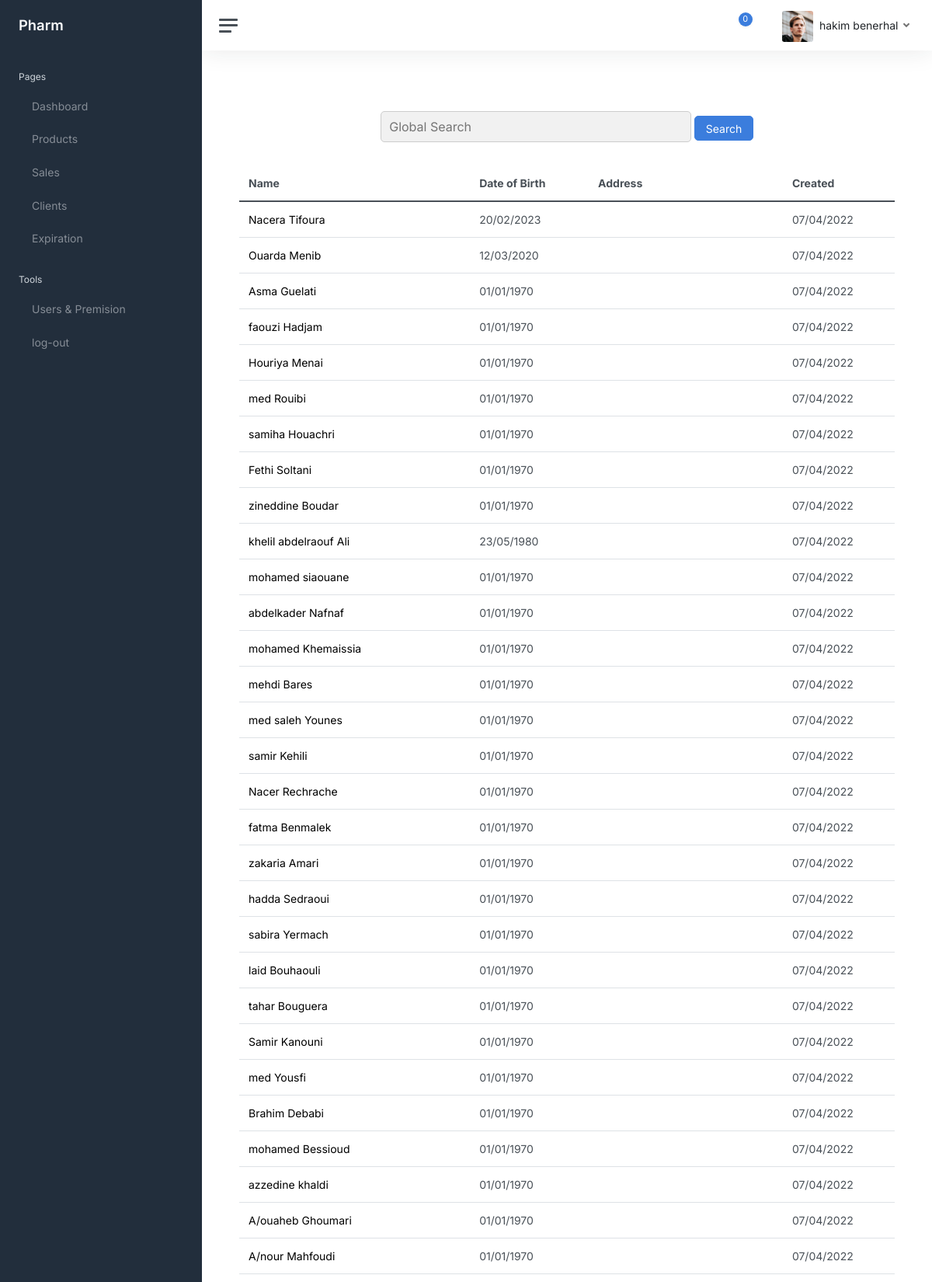
/clients.php (signed in, upper part), run on the app's committed database.
### tables this page shows
CREATE TABLE `client` (
  `id` int(11) NOT NULL,
  `fname` tinytext DEFAULT NULL,
  `name` tinytext DEFAULT NULL,
  `Date_of_Birth` date DEFAULT NULL,
  `created` timestamp NOT NULL DEFAULT current_timestamp(),
  `card` tinytext DEFAULT NULL,
  `adress` tinytext NOT NULL
);

### clients.php (the view, shortened to what this page needs)
<?php
include "includes/coon.php";
$sql = "SELECT `id`, `fname`, `name`, `Date_of_Birth`, `created`, `card`, `adress` FROM `client` WHERE 1";
$result = mysqli_query($coon, $sql);
$clients = mysqli_fetch_all($result, MYSQLI_ASSOC);
?>
<!DOCTYPE html>
<html lang="en">
<head>
    <?php include "includes/head.php"; ?>
</head>
<body>
    <div class="wrapper">
        <?php include "includes/navbar.php"; ?>
        <div class="main">
            <?php include "includes/stat_navbar.php"; ?>
            <main class="content">
                <div class="container-fluid p-0">
                    <div class="search-container">
                        <form id="search-form">
                            <input type="text" class="search-bar" id="search-input" placeholder="Global Search">
                            <div class="search-button">
                                <button type="submit" class="btn btn-primary">Search</button>
                            </div>
                        </form>
                    </div>
                    <table class="table client-table">
                        <thead>
                            <tr>
                                <th>Name</th>
                                <th>Date of Birth</th>
                                <th>Address</th>
                                <th>Created</th>
                            </tr>
                        </thead>
                        <tbody>
                            <?php foreach ($clients as $client): ?>
                                <tr>
                                    <td>
                                        <a style="text-decoration: none; color: black;" href="profail.php?id=<?php echo $client['id']; ?>">
                                            <?php echo $client['name'] . " " . $client['fname']; ?>
                                        </a>
                                    </td>
                                    <td>
                                        <?php echo date('d/m/Y', strtotime($client['Date_of_Birth'])); ?>
                                    </td>
                                    <td>
                                    </td>
                                    <td>
                                        <?php echo date('d/m/Y', strtotime($client['created'])); ?>
                                    </td>
                                </tr>
                            <?php endforeach; ?>
                        </tbody>
                    </table>
                </div>
            </main>
        </div>
    </div>
</body>
</html>

### css/main.css (style rules this page uses)
.container-fluid { background-color: white; }
body { background-color: white; }
* { box-sizing: border-box; }
input { border: 1px solid transparent; background-color: #f1f1f1; padding: 10px; }
input[type=text] { background-color: #f1f1f1; width: 100%; }

### includes/head.php (style rules this page uses)
main, table { background-color: #FFFFFF !important; }

### clients.php (style rules this page uses)
.search-container { text-align: center; margin-top: 30px; }
.search-bar { width: 30%; max-width: 400px; height: 40px; padding: 10px; border: 1px solid #ccc; border-radius: 5px; font-size: 16px; transition: width 0.3s ease; }
.search-button { display: inline-block; vertical-align: middle; transition: transform 0.3s ease; }
.search-button button { border-radius: 5px; transition: transform 0.3s ease; }
.client-table { margin-top: 30px; }

### data on the page
client: name "Nacera", fname "Tifoura", Date_of_Birth "20/02/2023", created "07/04/2022"
client: name "Ouarda", fname "Menib", Date_of_Birth "12/03/2020", created "07/04/2022"
client: name "Asma", fname "Guelati", Date_of_Birth "01/01/1970", created "07/04/2022"
client: name "faouzi", fname "Hadjam", Date_of_Birth "01/01/1970", created "07/04/2022"
client: name "Houriya", fname "Menai", Date_of_Birth "01/01/1970", created "07/04/2022"
client: name "med", fname "Rouibi", Date_of_Birth "01/01/1970", created "07/04/2022"
client: name "samiha", fname "Houachri", Date_of_Birth "01/01/1970", created "07/04/2022"
client: name "Fethi", fname "Soltani", Date_of_Birth "01/01/1970", created "07/04/2022"
client: name "zineddine", fname "Boudar", Date_of_Birth "01/01/1970", created "07/04/2022"
client: name "khelil abdelraouf", fname "Ali", Date_of_Birth "23/05/1980", created "07/04/2022"
client: name "mohamed", fname "siaouane", Date_of_Birth "01/01/1970", created "07/04/2022"
client: name "abdelkader", fname "Nafnaf", Date_of_Birth "01/01/1970", created "07/04/2022"
client: name "mohamed", fname "Khemaissia", Date_of_Birth "01/01/1970", created "07/04/2022"
client: name "mehdi", fname "Bares", Date_of_Birth "01/01/1970", created "07/04/2022"
client: name "med saleh", fname "Younes", Date_of_Birth "01/01/1970", created "07/04/2022"
client: name "samir", fname "Kehili", Date_of_Birth "01/01/1970", created "07/04/2022"
client: name "Nacer", fname "Rechrache", Date_of_Birth "01/01/1970", created "07/04/2022"
client: name "fatma", fname "Benmalek", Date_of_Birth "01/01/1970", created "07/04/2022"
client: name "zakaria", fname "Amari", Date_of_Birth "01/01/1970", created "07/04/2022"
client: name "hadda", fname "Sedraoui", Date_of_Birth "01/01/1970", created "07/04/2022"
client: name "sabira", fname "Yermach", Date_of_Birth "01/01/1970", created "07/04/2022"
client: name "laid", fname "Bouhaouli", Date_of_Birth "01/01/1970", created "07/04/2022"
client: name "tahar", fname "Bouguera", Date_of_Birth "01/01/1970", created "07/04/2022"
client: name "Samir", fname "Kanouni", Date_of_Birth "01/01/1970", created "07/04/2022"
client: name "med", fname "Yousfi", Date_of_Birth "01/01/1970", created "07/04/2022"
client: name "Brahim", fname "Debabi", Date_of_Birth "01/01/1970", created "07/04/2022"
client: name "mohamed", fname "Bessioud", Date_of_Birth "01/01/1970", created "07/04/2022"
client: name "azzedine", fname "khaldi", Date_of_Birth "01/01/1970", created "07/04/2022"
client: name "A/ouaheb", fname "Ghoumari", Date_of_Birth "01/01/1970", created "07/04/2022"
client: name "A/nour", fname "Mahfoudi", Date_of_Birth "01/01/1970", created "07/04/2022"

### other printed values
$_SESSION['name'] "hakim benerhal"
